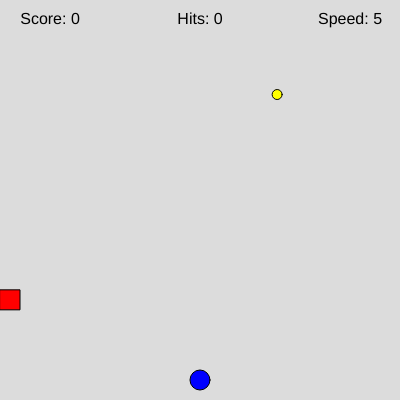
Frame 1 (no input)
Frame 60 (no input): identical to frame 1, image omitted
Frame 120 (the mouse pressed at the canvas centre since frame 60): identical to frame 1, image omitted

The p5.js sketch that drew this single still picture (run headless with seeded random() and noise() and a simulated clock; from frame 60 on, the mouse is pressed at the canvas centre):

// p5.js sketch
// ── sketch.js
// Game variables 
let playerX, playerY;
let coinX, coinY;
let coinCollected = false;
let obstacleX, obstacleY;
let score = 0;
let hits = 0;
let speed = 5;
let gameOver = false;

function setup() {
  createCanvas(400, 400);
  initializeGame();
}

function initializeGame() {
  // Initialize player position (bottom center)
  playerX = width/2;
  playerY = height - 20;
  
  // Initialize coin position
  newCoin();
  
  // Initialize obstacle position
  obstacleX = 0;
  obstacleY = random(20, height-20);
}

function draw() {
  background(220);
  
  if (gameOver) {
    displayGameOver();
  } else {
    // Draw game elements
    drawPlayer();
    drawCoin();
    drawObstacle();
    
    // Handle movement
    movePlayer();
    moveObstacle();
    
    // Check for collisions
    checkCoinCollection();
    checkCollisions();
    
    // Display game stats
    displayStats();
  }
}

function drawPlayer() {
  fill(0, 0, 255);  // Blue player
  circle(playerX, playerY, 20);
}

function drawCoin() {
  fill(255, 255, 0);  // Yellow coin
  circle(coinX, coinY, 10);
}

function drawObstacle() {
  fill(255, 0, 0);  // Red obstacle
  rect(obstacleX, obstacleY, 20, 20);
}

// Basic left/right movement provided
function movePlayer() {
  if (keyIsDown(LEFT_ARROW)) {
    playerX -= 5;
  }
  if (keyIsDown(RIGHT_ARROW)) {
    playerX += 5;
  }
  if (keyIsDown(UP_ARROW)) {
    playerY -= 5;
  }
  if (keyIsDown(DOWN_ARROW)) {
    playerY += 5;
  }
  
  // TODO: Add up/down movement
  // HINT: Use UP_ARROW and DOWN_ARROW keys
  // Movement should be 5 pixels per frame
  
  // TODO: Add boundary checking
  // HINT: Keep player within canvas bounds
  // Check against 0, width, and height
}

function moveObstacle() {
  // TODO: Move obstacle from left to right
  // HINT: Increase obstacleX by obstacleSpeed
  
  // TODO: Reset obstacle when it goes off screen
  // HINT: Check if obstacleX > width
  // Reset to left side and new random Y position
}

function checkCoinCollection() {
  if (dist(playerX, playerY, coinX, coinY) < 15 && !coinCollected) {
    coinCollected = true
    score ++
  }
  // TODO: Check if player touches coin
  // HINT: Use dist(playerX, playerY, coinX, coinY)
  // If distance < 15:
  //   - Increase score
  //   - Create new coin
  //   - Increase obstacle speed slightly
}

function checkCollisions() {
  if (dist(playerX, playerY, obstacleX, obstacleY) < 20) {
    hits ++
    if (hits >= 3) {
      displayGameOver();
    }
  }
  // TODO: Check if player hits obstacle
  // HINT: Similar to coin collection
  // If hit (distance < 20):
  //   - Increase hits
  //   - Check for game over (hits >= 3)
  //   - Reset positions
}

function displayStats() {
  fill(0);
  textSize(16);
  textAlign(CENTER, CENTER)
  text("Score: " + score, 50, 20);
  text("Hits: " + hits, 200, 20);
  text("Speed: " + speed, 350, 20);
  // TODO: Add display for hits and speed
}

function displayGameOver() {
  // TODO: Show game over screen
  // HINT: Use textAlign(CENTER, CENTER)
  // Show:
  //   - "Game Over" message
  //   - Final score
  //   - "Press R to Restart"
}

function newCoin() {
  // Generate random position for coin
  coinX = random(20, width-20);
  coinY = random(20, height-20);
}

function resetGame() {
  // TODO: Reset all game variables
  // HINT: Reset score, hits, speed
  // Set gameOver to false
  // Call initializeGame()
}

function keyPressed() {
  // TODO: Check for 'R' key to restart game
  // HINT: Use key === 'r' || key === 'R'
  // Only works when game is over
}

// Helper function you might need
function distance(x1, y1, x2, y2) {
  return dist(x1, y1, x2, y2);
}
